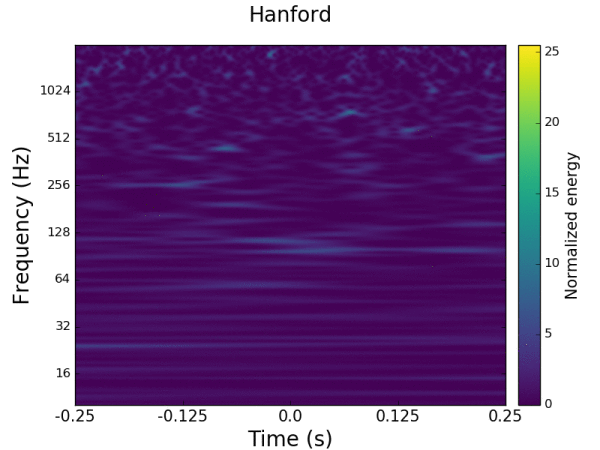
#> input picture data/O3/L1/raw/alid_clean_4.png.gif, 600 x 450 px
$ python -i mutation_test.py   (imports and definitions only)
#> lines starting #> are read from the running program, lines starting #| are printed output that depends on the picture
import os
import pandas as pd
import numpy as np
import glob
import random
from PIL import Image, ImageEnhance, ImageFilter

def apply_mutation(image_path):
    """Módosítja a képet: zaj, kontraszt és elmosás hozzáadása."""
#> called with image_path = '../data/O3/L1/raw/alid_clean_4.png.gif'
    try:
        img = Image.open(image_path).convert('L')
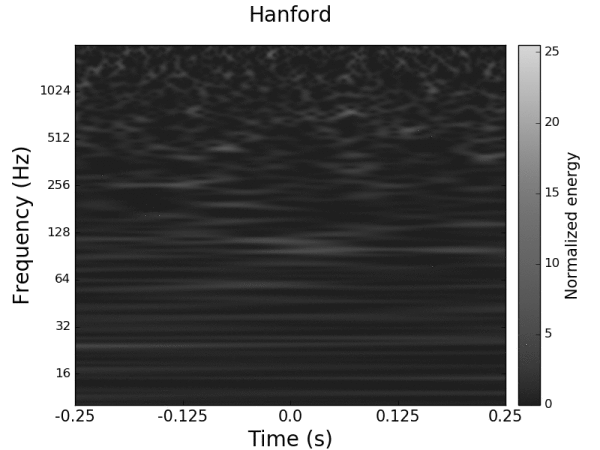
#> img: PIL image 600x450 L; min 3, max 255, mean 122.4
        # 1. Kontraszt módosítása (0.5 - 1.5 között)
        enhancer = ImageEnhance.Contrast(img)
        img = enhancer.enhance(random.uniform(0.7, 1.3))
        # 2. Egy kis elmosás (hogy ne legyen pixelpontos)
        img = img.filter(ImageFilter.GaussianBlur(radius=random.uniform(0, 1.2)))
        return img
    except:
        return None

# [46 lines left out: function run_mutation_test, not called in this run]

# [2 lines not run here, left out]

>>> result = apply_mutation('../data/O3/L1/raw/alid_clean_4.png.gif')
